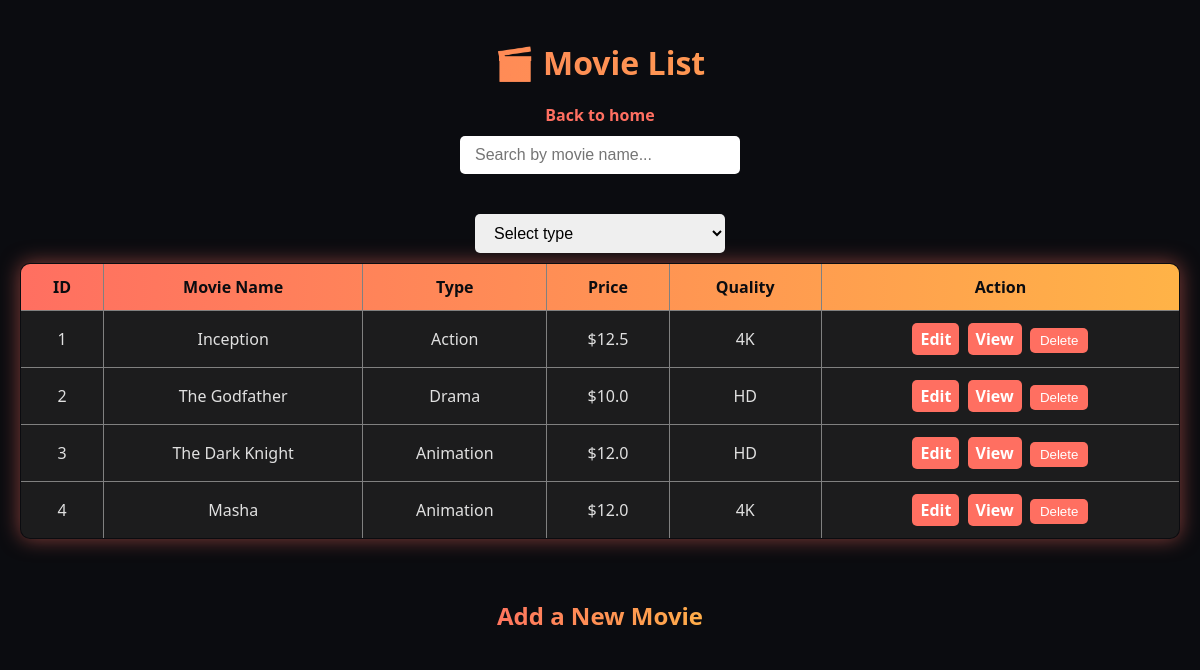
The page /list_movies on the database its author committed.
### app/models/movie.py (models this page shows, shortened)
class Movie(db.Model):
    __tablename__ = "movie"
    movie_id = db.Column(db.Integer, primary_key=True)
    movie_name = db.Column(db.String(255), nullable=False)
    type = db.Column(db.String(100), nullable=False)
    price = db.Column(db.Float, default=0.0)
    quality = db.Column(db.String(50), nullable=False)
    rating = db.Column(db.Float, nullable=True)
    year = db.Column(db.Integer, nullable=True)
    director = db.Column(db.String(255), nullable=True)
    role = db.Column(db.String(255), nullable=True)
    time_watching = db.Column(db.Integer, nullable=True)  # in minutes
    image = db.Column(db.String(255), nullable=True)  # store filename or URL
    chair_number = db.Column(db.Integer, nullable=True)
    hall_name = db.Column(db.String(255), nullable=True)
    trailer_url = db.Column(db.String(255))  # YouTube link (optional)
    trailer_file = db.Column(db.String(255))

### app/routes/movies_fr_routes.py (the view)
@movie_fr_bp.route("/list_movies")
def list_movies():
    movies = Movie.query.all()
    return render_template("list-movies.html", movies=movies)

### app/templates/list-movies.html (shortened to what this page needs)
<!DOCTYPE html>
<html lang="en">
<head>
  <link rel="stylesheet" href="{{ url_for('static', filename='css/style.css') }}" />
</head>
<body>
  <h1>🎬 Movie List</h1>
  <a href="{{ url_for('movie_fr_bp.home') }}">Back to home</a>
  <form action="{{ url_for('movie_fr_bp.search_movies') }}" method="GET" style="margin-bottom: 20px;">
    <input type="text" name="q" placeholder="Search by movie name..." value="{{ request.args.get('q', '') }}">
  </form>
  <form method="GET" action="">
    <select name="type" onchange="if(this.value) window.location.href='/movies/type/' + this.value;">
      <option value="">Select type</option>
    </select>
  </form>
  <table border="1" cellpadding="8">
    <thead>
      <tr>
        <th>ID</th>
        <th>Movie Name</th>
        <th>Type</th>
        <th>Price</th>
        <th>Quality</th>
        <th>Action</th>
      </tr>
    </thead>
    <tbody>
      {% for movie in movies %}
      <tr>
        <td>{{ loop.index }}</td>
        <td>{{ movie.movie_name }}</td>
        <td>{{ movie.type }}</td>
        <td>${{ movie.price }}</td>
        <td>{{ movie.quality }}</td>
        <td>
          <a href="{{ url_for('movie_fr_bp.edit_movie', movie_id=movie.movie_id) }}">Edit</a>
          <a href="{{ url_for('movie_fr_bp.view_movie', movie_id=movie.movie_id) }}">View</a>
          <form action="{{ url_for('movie_fr_bp.delete_movie', movie_id=movie.movie_id) }}" method="POST"
            style="display: inline;">
            <button type="submit" onclick="return confirm('Are you sure?')">Delete</button>
          </form>
        </td>
      </tr>
      {% else %}
      <tr>
        <td colspan="6">No movies found.</td>
      </tr>
      {% endfor %}
    </tbody>
  </table>
  <a href="{{ url_for('movie_fr_bp.add_movie') }}">
    <h2>Add a New Movie</h2>
  </a>
</body>
</html>

### app/static/css/style.css (style rules this page uses)
body { background-color: #0b0c10; color: #e0e0e0; font-family: 'Segoe UI', Tahoma, Geneva, Verdana, sans-serif; margin: 0; padding: 20px; text-align: center; }
h1, h2 { margin-bottom: 20px; background: linear-gradient(90deg, #ff6f61, #ffb347); -webkit-background-clip: text; -webkit-text-fill-color: transparent; }
a { color: #ff6f61; text-decoration: none; font-weight: bold; transition: color 0.3s; }
input[type="text"], select { padding: 10px 15px; border-radius: 5px; border: none; margin: 10px 0; width: 250px; max-width: 90%; font-size: 1rem; }
table { width: 100%; max-width: 1200px; margin: 0 auto 30px auto; border-collapse: collapse; box-shadow: 0 0 20px rgba(255, 111, 97, 0.5); border-radius: 10px; overflow: hidden; }
thead { background: linear-gradient(90deg, #ff6f61, #ffb347); color: #0b0c10; }
th, td { padding: 12px 15px; text-align: center; font-size: 1rem; }
tbody tr { background: rgba(30, 30, 30, 0.9); transition: transform 0.3s, background 0.3s; }
button { background: #ff6f61; color: #fff; border: none; border-radius: 5px; padding: 5px 10px; cursor: pointer; margin: 0 2px; transition: background 0.3s; }
td a { padding: 5px 8px; background: #ff6f61; border-radius: 5px; color: #fff; text-decoration: none; margin: 0 2px; display: inline-block; transition: background 0.3s; }
a h2 { margin-top: 20px; display: inline-block; padding: 10px 20px; border-radius: 10px; color: #eee2e2; transition: background 0.3s; }

### rows shown on the page
Movie: movie_name "Inception", type "Action", price "12.5", quality "4K"
Movie: movie_name "The Godfather", type "Drama", price "10.0", quality "HD"
Movie: movie_name "The Dark Knight", type "Animation", price "12.0", quality "HD"
Movie: movie_name "Masha", type "Animation", price "12.0", quality "4K"
